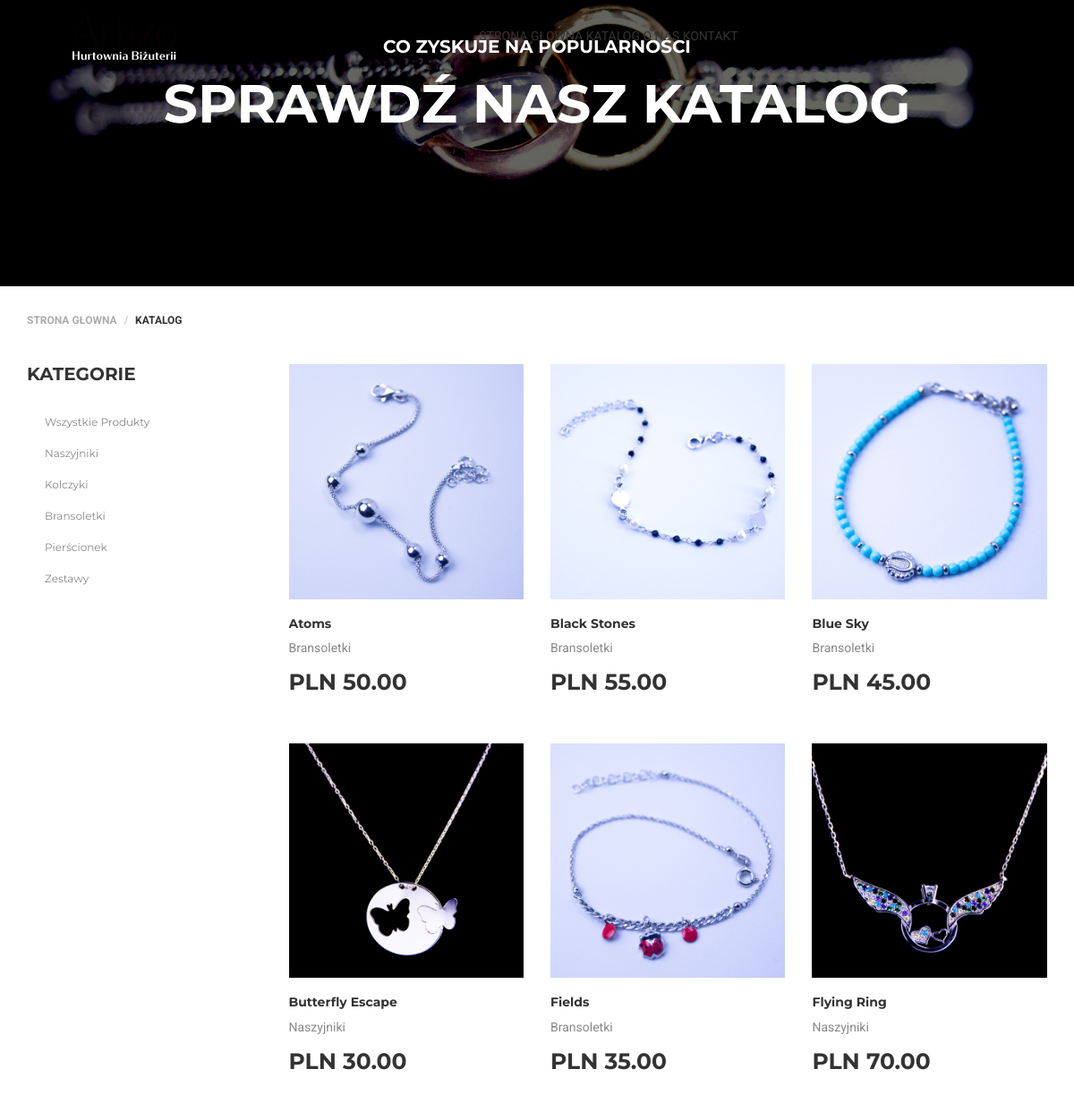
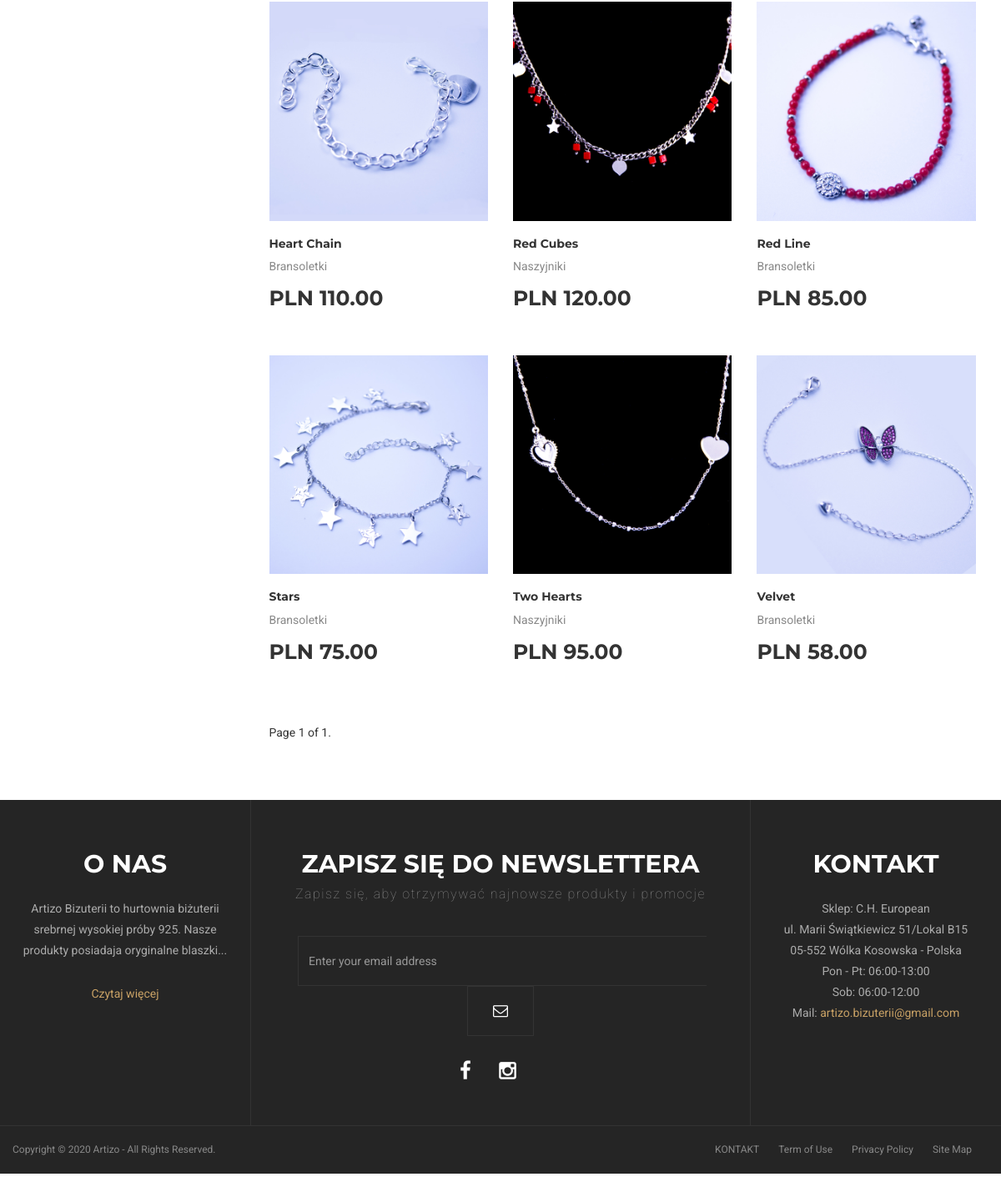
Page /catalog/ on the committed database (2 pictures, top to bottom).
### store/models.py (models this page shows, shortened)
class Product(models.Model):
    category = models.ForeignKey(Category, related_name='products', on_delete=models.CASCADE)
    origin = models.ForeignKey(Origin, related_name='products', on_delete=models.CASCADE)
    name = models.CharField(max_length=200, db_index=True)
    price = models.DecimalField(max_digits=10, decimal_places=2)
    slug = models.SlugField(max_length=200, unique=True)
    image = models.ImageField(upload_to='products/%Y/%m/%d', blank=True)
    class Meta:
        ordering = ('name',)
        index_together = (('id', 'slug'),)

class Category(models.Model):
    name = models.CharField(max_length=200, db_index=True)
    slug = models.SlugField(max_length=200, unique=True)
    class Meta:
        ordering = ('name',)
        verbose_name = 'Category'
        verbose_name_plural = 'Categories'
    def __str__(self):
        return self.name

### store/views.py (the view)
# urls.py: path('catalog/', views.product_list, name='catalog'),
def product_list(request, category_slug=None):
    cart = Cart(request)
    category = None
    categories = Category.objects.all()
    products = Product.objects.all()
    if category_slug:
        category = get_object_or_404(Category, slug=category_slug)
        products = products.filter(category=category)
    paginator = Paginator(products, 15)
    page_number = request.GET.get('page')
    prods = paginator.get_page(page_number)
    return render(request, 'store/catalog/list.html', {'prods':prods, 'category': category, 'categories':categories, 'cart': cart})

### cart/cart.py (called while the page is built)
    def __iter__(self):
        product_ids = self.cart.keys()
        products = Product.objects.filter(id__in=product_ids)
        cart = self.cart.copy()
        for product in products:
            cart[str(product.id)]['product'] = product
        for item in cart.values():
            item['price'] = Decimal(item['price'])
            item['quantity'] = Decimal(item['quantity'])
            item['total_price'] = item['price'] * item['quantity']
            yield item

    def get_total_items(self):
        return sum(item['quantity'] for item in self.cart.values())

    def get_total_price(self):
        return sum(Decimal(item['price']) * item['quantity']
                   for item in self.cart.values())

### store/templates/store/catalog/list.html (shortened to what this page needs)
{% extends "store/base.html" %}
{% load static %}
{% block cart %}
<ul class="navbar-icons">
    <li class="menubar-cart">
        <a class="awemenu-icon menu-shopping-cart" title="" href="{% url 'cart:cart_detail' %}">
            <div class="icon icon-cart"></div>
            <div class="text">
                <p class="cart-number">{{cart.get_total_items}}</p>
            </div>
        </a>
    </li>
</ul>
{% endblock %}
{% block content %}
<div id="main">
    <section>
        <div class="main-slider-wrapper">
            <div class="main-slider owl-carousel owl-carousel-inset">
                <div class="main-slider-item">
                    <div class="main-slider-image">
                    </div>
                    <div class="main-slider-text">
                        <div class="fp-table">
                            <div class="fp-table-cell center">
                                <div class="container">
                                    <h3 class="small">Co Zyskuje Na Popularności</h3>
                                    <h2 class="small">Sprawdź Nasz Katalog</h2>
                                </div>
                            </div>
                        </div>
                    </div>
                </div>
            </div>
        </div>
    </section>
    <div id="breadcrumb">
        <div class="container">
            <ol class="breadcrumb">
                <li><a href="#">STRONA GŁOWNA</a></li>
                <li class="active"><span>KATALOG</span></li>
            </ol>
        </div>
    </div>
    <div class="container">
        <div class="row">
            <div class="col-md-9 col-md-push-3">
                <div class="products products-grid-wrapper">
                    <div class="row">
                        {% for product in prods %}
                        <div class="col-md-4 col-sm-4 col-xs-12">
                            <div class="product product-grid">
                                <div class="product-media">
                                    <div class="product-thumbnail">
                                        <a href="{% url 'store:product_detail' product.id product.slug %}" title="">
                                            <img src="{{product.image.url}}" alt=""
                                                class="current" />
                                        </a>
                                    </div>
                                </div>
                                <div class="product-body">
                                    <h2 class="product-name">
                                        <a href="#" title="Gin Lane Greenport Cotton Shirt">{{product.name}}</a>
                                    </h2>
                                    <div class="product-category">
                                        <span>{{product.category}}</span>
                                    </div>
                                    <div class="product-price">
                                        <span class="amount">PLN {{product.price}} </span>
                                    </div>
                                </div>
                            </div>
                        </div>
                        {% endfor %}
                    </div>
                </div>
                <div class="pagination">
                    <span class="step-links">
                        <span class="current">
                            Page {{ prods.number }} of {{ prods.paginator.num_pages }}.
                        </span>
                    </span>
                </div>
            </div>
            <div class="col-md-3 col-md-pull-9">
                <div id="shop-widgets-filters" class="shop-widgets-filters">
                    <div id="widget-area" class="widget-area">
                        <div class="widget woocommerce widget_product_categories">
                            <h3 class="widget-title">KATEGORIE</h3>
                            <ul>
                                <li class="cat-item">
                                    <a href="{% url 'store:catalog' %}" title="">Wszystkie Produkty</a>
                                </li>
                                <li class="cat-item">
                                    <a href="{% url 'store:catalog_by_category' 'necklaces' %}" title="">Naszyjniki</a>
                                </li>
                                <li class="cat-item">
                                    <a href="{% url 'store:catalog_by_category' 'earrings' %}" title="">Kolczyki</a>
                                </li>
                                <li class="cat-item">
                                    <a href="{% url 'store:catalog_by_category' 'bracelets' %}" title="">Bransoletki</a>
                                </li>
                                <li class="cat-item">
                                    <a href="{% url 'store:catalog_by_category' 'rings' %}" title="">Pierścionek</a>
                                </li>
                                <li class="cat-item">
                                    <a href="{% url 'store:catalog_by_category' 'sets' %}" title="">Zestawy</a>
                                </li>
                            </ul>
                        </div>
                    </div>
                </div>
            </div>
        </div>
    </div>
</div>
{% endblock %}

### store/templates/store/base.html (shortened to what this page needs)
{% load static %}
<!DOCTYPE html>
<html class="no-js" lang="en">
<head>
    <link rel="stylesheet" href="/static/css/bootstrap.css">
    <link rel="stylesheet" href="/static/css/awe-icon.css">
    <link rel="stylesheet" href="/static/css/font-awesome.css">
    <link rel="stylesheet" href="/static/css/magnific-popup.css">
    <link rel="stylesheet" href="/static/css/owl.carousel.css">
    <link rel="stylesheet" href="/static/css/awemenu.css">
    <link rel="stylesheet" href="/static/css/swiper.css">
    <link rel="stylesheet" href="/static/css/easyzoom.css">
    <link rel="stylesheet" href="/static/css/nanoscroller.css">
    <link rel="stylesheet" href="/static/css/jquery.mb.YTPlayer.min.css">
    <link rel="stylesheet" href="/static/css/jquery.flipster.min.css">
    <link rel="stylesheet" href="/static/css/awe-background.css">
    <link rel="stylesheet" href="/static/css/main.css">
    <link rel="stylesheet" href="/static/css/docs.css">
</head>
<body>
    <div id="wrapper" class="main-wrapper ">
        <header id="header" class="header-v3 awe-menubar-header">
            <nav class="awemenu-nav headroom" data-responsive-width="1200">
                <div class="awemenu-container">
                    <div class="navbar-header">
                        {% block cart %}{% endblock %}
                    </div>
                    <div class="awe-logo">
                        <a href="{% url 'store:index' %}" title=""><img src="/static/img/logo.png" alt=""></a>
                    </div>
                    <div class="container">
                        <ul class="awemenu awemenu-left">
                            <li class="awemenu-item">
                                <a href="{% url 'store:index' %}" title="">
                                    <span>STRONA GŁOWNA</span>
                                </a>
                            </li>
                            <li class="awemenu-item">
                                <a href="{% url 'store:catalog' %}" title="">
                                    <span>KATALOG</span>
                                </a>
                            </li>
                            <li class="awemenu-item">
                                <a href="{% url 'store:about' %}" title="">O NAS</a>
                            </li>
                            <li class="awemenu-item">
                                <a href="{% url 'store:contact' %}" title="Contact US">KONTAKT</a>
                            </li>
                        </ul>
                    </div>
                </div>
            </nav>
        </header>
        {% block content %}
        {% endblock %}
        <footer class="footer footer-v3">
            <div class="footer-wrapper">
                <div class="footer-widgets">
                    <div class="container container-full">
                        <div class="row">
                            <div class="col-md-3">
                                <div class="row">
                                    <div class="col-md-12 col-sm-12 center">
                                        <div class="widget">
                                            <h3 class="widget-title size-30">O NAS</h3>
                                            <div class="widget-content">
                                                <p>Artizo Bizuterii to hurtownia biżuterii srebrnej wysokiej próby 925. Nasze produkty posiadaja oryginalne blaszki...</p>
                                                <a href="{% url 'store:about' %}" title="Czytaj więcej">Czytaj więcej</a>
                                            </div>
                                        </div>
                                    </div>
                                </div>
                            </div>
                            <div class="col-md-6 col-sm-12 center">
                                <div class="widget">
                                    <h3 class="widget-title size-30">Zapisz się do newslettera</h3>
                                    <div class="newsletter-footer">
                                        <form action="index.html" method="GET">
                                            <p>Zapisz się, aby otrzymywać najnowsze produkty i promocje</p>
                                            <div class="form-group-row">
                                                <div class="form-group">
                                                    <input type="email" id="subscribe-email" class="form-control"
                                                        placeholder="Enter your email address">
                                                    <button type="submit" class="btn btn-newsletter"><span
                                                            class="fa fa-envelope-o"></span></button>
                                                </div>
                                            </div>
                                        </form>
                                    </div>
                                </div>
                                <div class="widget">
                                    <ul class="list-socials">
                                        <li><a title="" href="#"><i class="icon fa fa-facebook"></i></a></li>
                                        <li><a title="" href="#"><i class="icon fa fa-instagram"></i></a></li>
                                    </ul>
                                </div>
                            </div>
                            <div class="col-md-3 col-sm-12 center">
                                <div class="widget">
                                    <h3 class="widget-title size-30">KONTAKT</h3>
                                    <div class="widget-content">
                                        <p>Sklep: C.H. European </p>
                                        <p>ul. Marii Świątkiewicz 51/Lokal B15</p>
                                        <p>05-552 Wólka Kosowska - Polska</p>
                                        <p>Pon - Pt: 06:00-13:00</p>
                                        <p>Sob: 06:00-12:00</p>
                                        <p>Mail: <a href="mailto:" title=""><span
                                                    class="color">artizo.bizuterii@gmail.com</span></a></p>
                                    </div>
                                </div>
                            </div>
                        </div>
                    </div>
                    <div class="footer-copyright">
                        <div class="container container-full">
                            <div class="copyright">
                                <p>Copyright &copy; 2020 Artizo - All Rights Reserved.</p>
                            </div>
                            <div class="footer-nav">
                                <nav>
                                    <ul>
                                        <li><a href="#" title="">KONTAKT</a></li>
                                        <li><a href="#" title="">Term of Use</a></li>
                                        <li><a href="#" title="">Privacy Policy</a></li>
                                        <li><a href="#" title="">Site Map</a></li>
                                    </ul>
                                </nav>
                            </div>
                        </div>
                    </div>
                </div>
            </div>
        </footer>
    </div>
</body>
</html>

### store/static/css/awemenu.css (style rules this page uses)
.position-r, .awemenu-nav, .awemenu-nav .awemenu-container, .awemenu-nav .awemenu, .awemenu-standard .awemenu > .awemenu-item .awemenu-submenu .awemenu-item, .awemenu-top .awemenu > .awemenu-item .awemenu-submenu .awemenu-item, .awemenu-left .awemenu .awemenu-item, .awemenu-outleft .awemenu .awemenu-item, .awemenu-right .awemenu .awemenu-item, .awemenu-outright .awemenu .awemenu-item, .awemenu-bottom .awemenu > .awemenu-item .awemenu-submenu .awemenu-item { position: relative; }
.list-n, .awemenu-nav .awemenu, .awemenu-nav .awemenu-submenu { list-style: none; }
.pad-0, .awemenu-nav .awemenu, .awemenu-nav .awemenu-submenu { padding: 0; }
.mar-0, .awemenu-nav .awemenu, .awemenu-nav .awemenu-submenu { margin: 0; }
.block, .awemenu-nav:after, .awemenu-nav:before, .awemenu-nav.awemenu-active .awemenu, .awemenu-nav .awemenu-container:after, .awemenu-nav .awemenu-container:before, .awemenu-nav .awemenu:after, .awemenu-nav .awemenu:before, .awemenu-left .awemenu .awemenu-item, .awemenu-outleft .awemenu .awemenu-item, .awemenu-right .awemenu .awemenu-item, .awemenu-outright .awemenu .awemenu-item { display: block; }
.awemenu-nav { z-index: 9999; }
.awemenu-nav:after, .awemenu-nav:before { content: ''; clear: both; }
.awemenu-nav .awemenu-container:after, .awemenu-nav .awemenu-container:before { content: ''; clear: both; }
.awemenu-nav .awemenu:after, .awemenu-nav .awemenu:before { content: ''; clear: both; }

### rows in the picture
Product: image (picture), name "Atoms", category "Bransoletki", price "50.00"
Product: image (picture), name "Black Stones", category "Bransoletki", price "55.00"
Product: image (picture), name "Blue Sky", category "Bransoletki", price "45.00"
Product: image (picture), name "Butterfly Escape", category "Naszyjniki", price "30.00"
Product: image (picture), name "Fields", category "Bransoletki", price "35.00"
Product: image (picture), name "Flying Ring", category "Naszyjniki", price "70.00"
Product: image (picture), name "Heart Chain", category "Bransoletki", price "110.00"
Product: image (picture), name "Red Cubes", category "Naszyjniki", price "120.00"
Product: image (picture), name "Red Line", category "Bransoletki", price "85.00"
Product: image (picture), name "Stars", category "Bransoletki", price "75.00"
Product: image (picture), name "Two Hearts", category "Naszyjniki", price "95.00"
Product: image (picture), name "Velvet", category "Bransoletki", price "58.00"

### other values in the picture
{{ prods.number }} "1"
{{ prods.paginator.num_pages }} "1"
